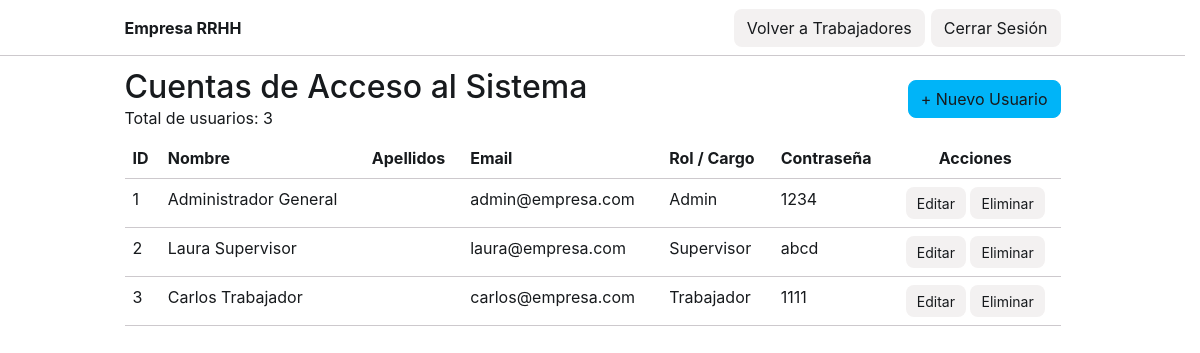
Screenshot of /view/usuarios.php (signed in) with the database file from the repository.
### tables this page shows
CREATE TABLE usuarios (
    id_user INT AUTO_INCREMENT PRIMARY KEY,
    nombre VARCHAR(100) NOT NULL,
    apellido VARCHAR(100) NOT NULL,
    email VARCHAR(100) NOT NULL UNIQUE,
    password VARCHAR(100) NOT NULL,
    rol VARCHAR(50) NOT NULL
);

### view/usuarios.php (the view, shortened to what this page needs)
<?php
$con = conection();
$sql = "SELECT * FROM usuarios";
$query = mysqli_query($con, $sql);
$total = mysqli_num_rows($query);
?>
<!DOCTYPE html>
<html lang="es">
<head>
    <link href="https://cdn.jsdelivr.net/npm/bootstrap@6.0.0-alpha.1/dist/css/bootstrap.min.css" rel="stylesheet"
>
    <link rel="stylesheet" href="../SRC/css/style.css">
</head>
<body class="bg-dark text-white">
    <nav class="navbar navbar-expand-lg border-bottom mb-4">
        <div class="container">
            <a class="navbar-brand fw-bold" href="dashboard.php">Empresa RRHH</a>
            <div class="d-flex align-items-center gap-2">
                <a href="dashboard.php" class="btn">Volver a Trabajadores</a>
                <a href="../model/logout.php" class="btn">Cerrar Sesión</a>
            </div>
        </div>
    </nav>
    <div class="container">
        <div class="d-flex justify-content-between align-items-center mb-3">
            <div>
                <h2 class="mb-0">Cuentas de Acceso al Sistema</h2>
                <p class="mb-0">Total de usuarios: <span><?= $total; ?></span></p>
            </div>
            <div>
                <a href="FormularioUsuario.php" class="btn-solid theme-info">+ Nuevo Usuario</a>
            </div>
        </div>
        <div class="table-responsive">
            <table class="table">
                <thead>
                    <tr>
                        <th>ID</th>
                        <th>Nombre</th>
                        <th>Apellidos</th>
                        <th>Email</th>
                        <th>Rol / Cargo</th>
                        <th>Contraseña</th>
                        <th class="text-center">Acciones</th>
                    </tr>
                </thead>
                <tbody>
                    <?php while ($row = mysqli_fetch_assoc($query)) { ?>
                    <tr>
                        <td><?= $row['id_user'] ?></td>
                        <td><?= htmlspecialchars($row['nombre']) ?></td>
                        <td><?= htmlspecialchars($row['apellido'] ?? '') ?></td>
                        <td><?= htmlspecialchars($row['email']) ?></td>
                        <td><span><?= htmlspecialchars($row['rol']) ?></span></td>
                        <td><?= htmlspecialchars($row['password']) ?></td>
                        <td class="text-center">
                            <a href="FormularioUsuario.php?id=<?= $row['id_user'] ?>" class="btn btn-sm">Editar</a>
                            <a onclick="return confirm('¿Eliminar este usuario del sistema?')"
                               href="../model/ModeloUsuarioEliminar.php?id=<?= $row['id_user'] ?>"
                               class="btn btn-sm">Eliminar</a>
                        </td>
                    </tr>
                    <?php } ?>
                </tbody>
            </table>
        </div>
    </div>
</body>
</html>

### rows the page displays
usuarios: id_user "1", nombre "Administrador General", email "admin@empresa.com", rol "Admin", password "1234"
usuarios: id_user "2", nombre "Laura Supervisor", email "laura@empresa.com", rol "Supervisor", password "abcd"
usuarios: id_user "3", nombre "Carlos Trabajador", email "carlos@empresa.com", rol "Trabajador", password "1111"

### other values shown
$total "3"
